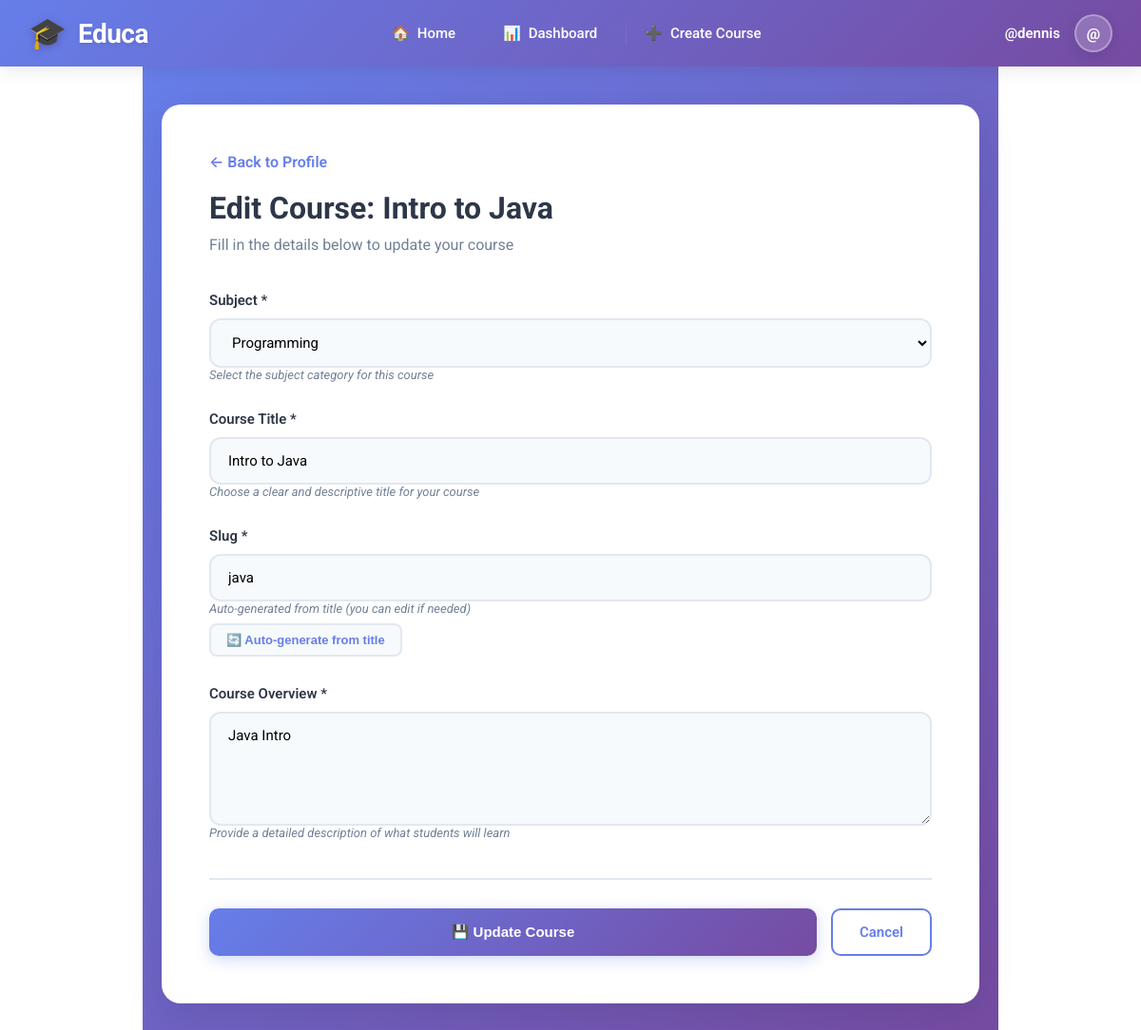
The page /course/3/edit/ (signed in) on the database its author committed.
### courses/models.py (models this page shows, shortened)
class Course(models.Model):
    owner = models.ForeignKey(User,
                              related_name='courses_created',
                              on_delete=models.CASCADE)
    subject = models.ForeignKey(Subject,
                                related_name='courses',
                                on_delete=models.CASCADE)
    title = models.CharField(max_length=200)
    slug = models.SlugField(max_length=200, unique=True)
    overview = models.TextField()
    created = models.DateTimeField(auto_now_add=True)
    class Meta:
        ordering = ['-created']

### courses/views.py (the view)
# urls.py: path('course/<int:course_id>/edit/', views.course_edit, name='course_edit'),
@login_required
def course_edit(request, course_id):
    course = get_object_or_404(Course, id=course_id, owner=request.user)
    if request.method == 'POST':
        form = CourseForm(request.POST, instance=course)
        if form.is_valid():
            form.save()
            messages.success(request, f'Course "{course.title}" has been updated successfully!')
            return redirect('course_detail', course_id=course.id)
    else:
        form = CourseForm(instance=course)
    return render(request, 'courses/course_form.html', {
        'form': form,
        'course': course,
        'title': f'Edit Course: {course.title}'
    })

### courses/forms.py
class CourseForm(forms.ModelForm):
    class Meta:
        model = Course
        fields = ['subject', 'title', 'slug', 'overview']
        widgets = {
            'title': forms.TextInput(attrs={
                'class': 'form-control',
                'placeholder': 'Enter course title'
            }),
            'slug': forms.TextInput(attrs={
                'class': 'form-control',
                'placeholder': 'Enter course slug (e.g., python-basics)'
            }),
            'overview': forms.Textarea(attrs={
                'class': 'form-control',
                'placeholder': 'Describe what students will learn in this course',
                'rows': 5
            }),
            'subject': forms.Select(attrs={
                'class': 'form-control'
            })
        }
    def __init__(self, *args, **kwargs):
        super().__init__(*args, **kwargs)
        for field in self.fields.values():
            field.required = True

### courses/models.py (called while the page is built)
    def __str__(self):
        return self.title

### courses/templates/courses/course_form.html (shortened to what this page needs)
{% extends "base.html" %}
{% load static %}
{% block content %}
<div class="course-form-wrapper">
    <div class="form-container">
        <a href="{% url 'profile' %}" class="back-link">
            ← Back to Profile
        </a>
        <div class="form-header">
            <h1>{{ title }}</h1>
            <p>Fill in the details below to {% if course %}update{% else %}create{% endif %} your course</p>
        </div>
        <form method="post">
            <div class="form-group">
                <label for="{{ form.subject.id_for_label }}">Subject *</label>
                {{ form.subject }}
                <span class="help-text">Select the subject category for this course</span>
            </div>
            <div class="form-group">
                <label for="{{ form.title.id_for_label }}">Course Title *</label>
                {{ form.title }}
                <span class="help-text">Choose a clear and descriptive title for your course</span>
            </div>
            <div class="form-group">
                <label for="{{ form.slug.id_for_label }}">Slug *</label>
                {{ form.slug }}
                <span class="help-text">Auto-generated from title (you can edit if needed)</span>
            </div>
            <div class="form-group">
                <label for="{{ form.overview.id_for_label }}">Course Overview *</label>
                {{ form.overview }}
                <span class="help-text">Provide a detailed description of what students will learn</span>
            </div>
            <div class="form-actions">
                <button type="submit" class="btn btn-primary">
                    {% if course %}💾 Update Course{% else %}✨ Create Course{% endif %}
                </button>
                <a href="{% url 'profile' %}" class="btn btn-secondary">Cancel</a>
            </div>
        </form>
    </div>
</div>
{% endblock %}

### courses/templates/base.html (shortened to what this page needs)
{% load static %}
<!DOCTYPE html>
<html>
  <head>
    <link href="{% static "css/base.css" %}" rel="stylesheet">
  </head>
  <body>
    <nav class="top-navbar" id="navbar">
      <div class="navbar-container">
        <a href="{% url 'home' %}" class="navbar-logo">
          <span class="logo-icon">🎓</span>
          <span class="logo-text">Educa</span>
        </a>
        <ul class="navbar-menu" id="navbarMenu">
          <li><a href="{% url 'home' %}" class="nav-link {% if request.resolver_match.url_name == 'home' %}active{% endif %}">
            <span>🏠</span> Home
          </a></li>
          {% if request.user.is_authenticated %}
            <li><a href="{% url 'profile' %}" class="nav-link {% if request.resolver_match.url_name == 'profile' %}active{% endif %}">
              <span>📊</span> Dashboard
            </a></li>
            <li><a href="{% url 'course_create' %}" class="nav-link">
              <span>➕</span> Create Course
            </a></li>
          {% endif %}
        </ul>
        <div class="navbar-user">
          {% if request.user.is_authenticated %}
            <span class="user-name">{{ request.user.username }}</span>
            <div class="dropdown">
              <div class="user-avatar">{{ request.user.username|slice:":1"|upper }}</div>
            </div>
          {% else %}
            <a href="{% url 'login' %}" class="btn-navbar btn-outline">Sign In</a>
            <a href="{% url 'signup' %}" class="btn-navbar">Get Started</a>
          {% endif %}
        </div>
      </div>
    </nav>
    <div class="page-content">
      <div id="content">
        {% block content %}
        {% endblock %}
      </div>
    </div>
  </body>
</html>

### courses/static/css/base.css (style rules this page uses)
body { margin:0; font-family:'Roboto', sans-serif; font-weight:400; color:#333; }
a { color:#3fad37; text-decoration:none; }
ul { float:left; }
h1, h2, h3, h4, h5, h6 { font-family:'Roboto', sans-serif; font-weight:300; }
h1 { background:#efefef; width:100%; overflow:auto; padding:20px 0 20px 40px; margin:0; }
label { float:left; clear:both; margin:0 0 8px 0; }
input, select, textarea { border:1px solid #ccc; border-bottom:3px solid #ccc; padding:8px 12px; font-size:16px; font-family:'Roboto', sans-serif; float:left; clear:both; width:300px; }
textarea { height:80px; }
select { width:324px; }

### courses/templates/base.html (style rules this page uses)
* { margin: 0; padding: 0; box-sizing: border-box; }
body { font-family: 'Roboto', -apple-system, BlinkMacSystemFont, 'Segoe UI', sans-serif; margin: 0; padding: 0; }
.top-navbar { background: linear-gradient(135deg, #667eea 0%, #764ba2 100%); box-shadow: 0 2px 20px rgba(0, 0, 0, 0.1); position: sticky; top: 0; z-index: 1000; transition: all 0.3s ease; }
.navbar-container { max-width: 1400px; margin: 0 auto; padding: 0 30px; display: flex; align-items: center; justify-content: space-between; height: 70px; }
.navbar-logo { display: flex; align-items: center; gap: 12px; text-decoration: none; transition: transform 0.3s ease; }
.logo-icon { font-size: 32px; filter: drop-shadow(0 2px 4px rgba(0, 0, 0, 0.2)); }
.logo-text { color: white; font-size: 28px; font-weight: 700; letter-spacing: -0.5px; text-shadow: 0 2px 4px rgba(0, 0, 0, 0.1); }
.navbar-menu { display: flex; align-items: center; gap: 10px; list-style: none; }
.navbar-menu li { position: relative; }
.nav-link { color: white; text-decoration: none; padding: 10px 20px; border-radius: 10px; font-weight: 500; font-size: 15px; transition: all 0.3s ease; display: flex; align-items: center; gap: 8px; position: relative; overflow: hidden; }
.nav-link::before { content: ''; position: absolute; top: 0; left: 0; right: 0; bottom: 0; background: rgba(255, 255, 255, 0.1); transform: translateX(-100%); transition: transform 0.3s ease; }
.navbar-user { display: flex; align-items: center; gap: 15px; }
.user-avatar { width: 40px; height: 40px; border-radius: 50%; background: rgba(255, 255, 255, 0.2); display: flex; align-items: center; justify-content: center; color: white; font-weight: 700; font-size: 16px; border: 2px solid rgba(255, 255, 255, 0.3); cursor: pointer; transition: all 0.3s ease; box-shadow: 0 4px 15px rgba(0, 0, 0, 0.1); }
.user-name { color: white; font-weight: 600; font-size: 15px; display: none; }
.dropdown { position: relative; }
@media (min-width: 768px) { .user-name { display: block; } }
.top-navbar { animation: slideDown 0.5s ease-out; }
.page-content { min-height: calc(100vh - 70px); }

### rows shown on the page
Course: subject "Programming", title "Intro to Java", slug "java", overview "Java Intro"

### other values the page prints
{{ request.user.username }} "@dennis"
{{ request.user.username|slice:":1"|upper }} "@"
{{ title }} "Edit Course: Intro to Java"
